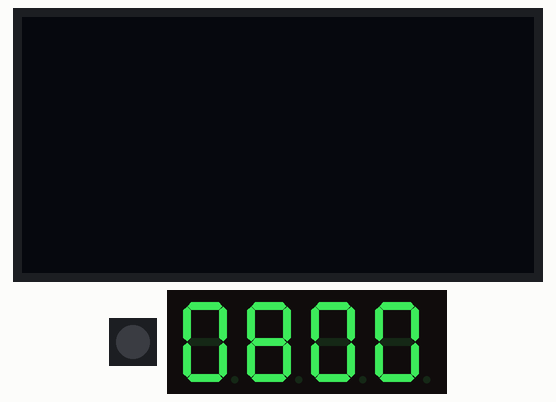
A sketch run on a simulated Raspberry Pi Pico W. Parts: 128×64 one-colour display, 1 RGB LEDs in strip order, left to right, 4-digit seven-segment display.

Above: at 1.2 s.
At 63.7 s:
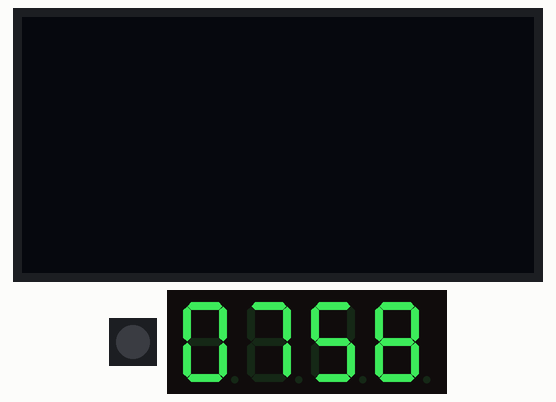
At 125.1 s:
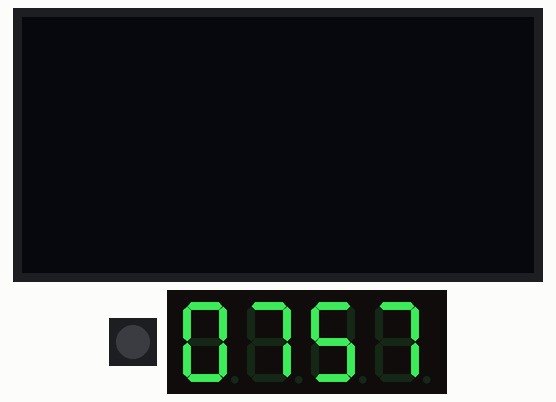

Measured:
- what the display in image 0 shows lasts 1.0 s, from 1.2 s to 2.2 s
- what the display in image 1 shows lasts 61.5 s, from 63.6 s to 125.1 s

The sketch:

sketch.ino
```cpp
#include <Wire.h>
#include <SSD1306Ascii.h>
#include <SSD1306AsciiWire.h>
#include <Adafruit_NeoPixel.h>
//#include <RTClib.h>
#include <TM1637.h>

// 0X3C+SA0 - 0x3C or 0x3D
#define DISPLAY_I2C_ADDRESS 0x3C
#define OLED_RST_PIN -1

// 4-digit display constants
const int CLK = 15;
const int DIO = 14;

// What pin are the NeoPixels connected to?
#define LED_PIN 1
// How many NeoPixels are attached to the Arduino?
#define LED_COUNT 1

// Declare an object for the OLED
SSD1306AsciiWire oled;

// Declare an object for the real time clock
//RTC_DS1307 rtc;

// Declare an object for the 4-digit display
TM1637 tm(CLK, DIO);

// Declare an object for the NeoPixel
Adafruit_NeoPixel strip(LED_COUNT, LED_PIN, NEO_GRB + NEO_KHZ800);

// Hours that you want to sleep
const int SLEEP_HOURS = 8;

void setup() {
  // put your setup code here, to run once:
  Serial1.begin(115200);

  // Set up i2c
  Wire.begin();
  Wire.setClock(400000L);

#if OLED_RST_PIN >= 0
  oled.begin(&Adafruit128x64, DISPLAY_I2C_ADDRESS, OLED_RST_PIN);
#else // OLED_RST_PIN >= 0
  oled.begin(&Adafruit128x64, DISPLAY_I2C_ADDRESS);
#endif // OLED_RST_PIN >= 0

  oled.setFont(System5x7);
  oled.clear();
  oled.println("Initializing...");

  strip.begin();
  strip.setPixelColor(0, 255, 255, 0);
  strip.show(); // Initialize LEDs

  // Set up 4-digit display
  tm.init();
  tm.set(BRIGHT_TYPICAL);

  // Clear OLED and LEDs
  strip.setPixelColor(0, 0, 0, 0);
  strip.show();
  oled.clear();
}

unsigned int counter = 3600 * SLEEP_HOURS;

void loop() {
  //DateTime now = rtc.now(); // Get the time from the RTC
  delay(1000);

  tm.display(0, (counter / 36000) % 10);
  tm.display(1, (counter / 3600) % 10);
  tm.display(2, (counter % 3600) / 600 % 10);
  tm.display(3, (counter % 3600) / 60 % 10);

  if (counter != 0) {
    counter -= 1;
  } else {
    // Wake up light
    strip.setPixelColor(0, 255, 255, 255);
    strip.show();
  }
}
```
